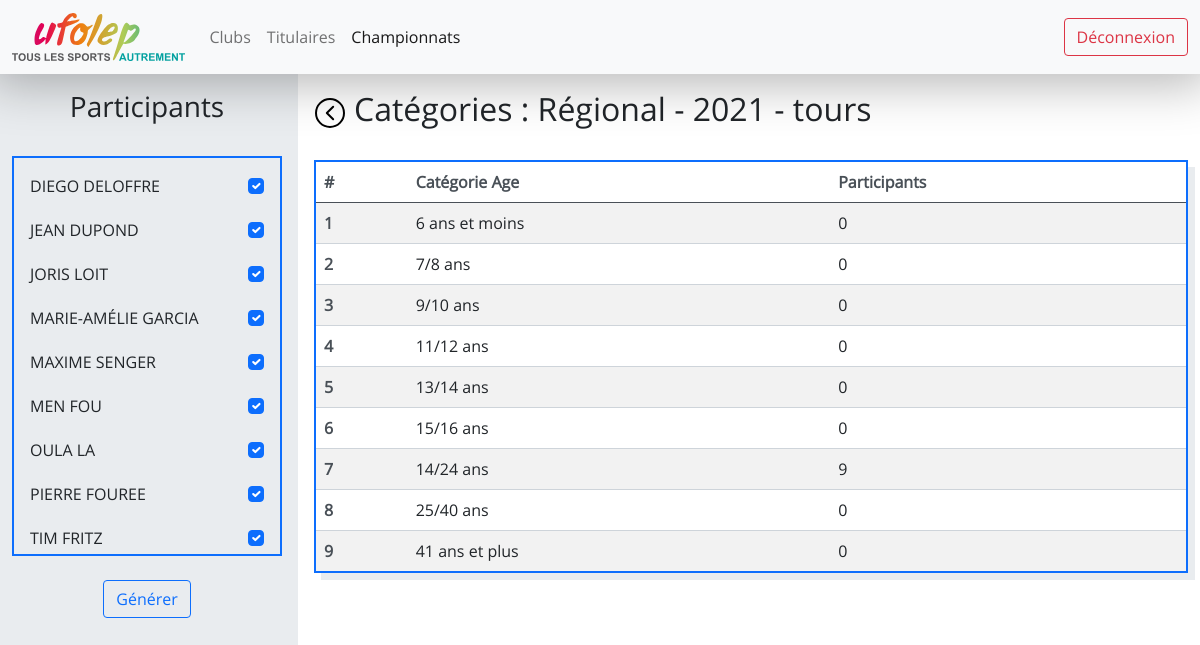
The app's page /championnat-5/etape-12/categories/ (signed in) with its own data.
### website/models.py (models this page shows)
class Championnat_type(db.Model) :
    __tablename__ = "championnat_type"
    id = db.Column(db.Integer, primary_key=True)
    type = db.Column(db.String(50), nullable=False)
    nb_etapes_max = db.Column(db.Integer, nullable=False)
    championnats =  db.relationship('Championnat', backref='championnat_type', lazy=True)

class Championnat(db.Model) :
    __tablename__ = "championnat"
    id = db.Column(db.Integer, primary_key=True)
    championnat_type_id = db.Column(db.Integer, db.ForeignKey('championnat_type.id'), nullable=False)
    annee = db.Column(db.Integer, nullable=False)
    etapes = db.relationship('Etape', backref='championnat', lazy=True)

class Club(db.Model) :
    __tablename__ = "club"
    id = db.Column(db.Integer, primary_key=True)
    ville = db.Column(db.String(100), unique=True, nullable=False)
    initiales = db.Column(db.String(5), unique=True, nullable=False)
    titulaires = db.relationship('Titulaire', backref='club', lazy=True)
    etapes = db.relationship('Etape', backref='club', lazy=True)

class Categorie_type(db.Model) :
    __tablename__ = "categorie_type"
    id = db.Column(db.Integer, primary_key=True)
    min_age = db.Column(db.Integer, nullable=False)
    max_age = db.Column(db.Integer, nullable=False)
    name = db.Column(db.String(100), nullable=False)
    races =  db.relationship('Race', backref='categorie_type', lazy=True)
    categories = db.relationship('Categorie', backref='categorie_type', lazy=True)

### website/views.py (the view)
@views.route("/championnat-<championnat_id>/etape-<etape_id>/categories/")
@login_required
def etape(etape_id, championnat_id) :
    etape = Etape.query.filter_by(id=etape_id).first()
    if etape is not None :
        participants = []
        titulaires_list = Titulaire.query.order_by(Titulaire.nom).all()
        titulaires = []
        for titulaire in titulaires_list :
            participate = False
            if Participant_etape.query.filter_by(etape_id=etape.id, titulaire_id=titulaire.id).first() is not None :
                participate = True
            if participate :
                participants.append(titulaire)
            titulaires.append({
                'id': titulaire.id,
                'name': titulaire.nom + " " + titulaire.prenom,
                'participate': participate,
            })
        categorie_types_list = Categorie_type.query.all()
        categorie_types = {}
        for categorie_type in categorie_types_list :
            categorie_types[categorie_type.name] = {
                'nb_participants': len(Participant_etape.query.filter_by(etape_id=etape.id, categorie_type_id=categorie_type.id).all()),
                'id': categorie_type.id
            }
        return render_template('etape.html', titulaires=titulaires, championnat_id=etape.championnat_id, categorie_types=categorie_types, etape=etape)
    return render_template('404.html'), 404

### app.py (called while the page is built)
@app.teardown_appcontext
def shutdown_session(exception=None):
    db.session.remove()

### website/__init__.py (called while the page is built)
def create_app() :
    app = Flask(__name__)
    app.config["SECRET_KEY"] = "ti=his is a test"
    app.config['SQLALCHEMY_DATABASE_URI'] = 'sqlite:///database.db'
    app.config['SQLALCHEMY_TRACK_MODIFICATIONS'] = True
    db.init_app(app)
    login_manager = LoginManager()
    login_manager.login_view = "auth.login"
    login_manager.init_app(app)
    from .models import User
    @login_manager.user_loader
    def load_user(user_id) :
        return User.query.get(int(user_id))
    from .views import views
    from .auth import auth
    app.register_blueprint(views, url_prefix="/")
    app.register_blueprint(auth, url_prefix="/")
    db.create_all(app=app)
    return app

### website/templates/etape.html (shortened to what this page needs)
{% extends "logged.html" %}
{% block logged_css %}
<link
    href="{{ url_for('static', filename='etape.css') }}"
    rel="stylesheet"
>
{% endblock %}
{% block left_col %}
<form class="" method="post">
    <div class="title horizontal-flex mb-4">
        <h3>Participants</h3>
    </div>
    <div class="mb-4 participants">
        {% for titulaire in titulaires %}
        <div class="mb-1 titulaire">
            <p>{{ titulaire["name"] }}</p>
            <input name="{{ titulaire['id'] }}" class="form-check-input" type="checkbox" {% if titulaire['participate'] %}checked{% endif %}>
        </div>
        {% endfor %}
    </div>
    <div class="horizontal-flex">
        <button onclick="clicked(event)" type="submit" class="btn btn-outline-primary">Générer</button>
    </div>
</form>
{% endblock %}
{% block right_col %}
<div class="title mb-4">
    <div class="center-flex me-2">
        <a href="{{ url_for('views.etapes', championnat_id=championnat_id) }}"><img class="back" src="{{ url_for('static', filename='back.svg') }}" alt="Retour"></a>
    </div>
    <h2>Catégories : {{ etape.championnat.championnat_type.type }} - {{ etape.championnat.annee }} - {{ etape.club.ville }}</h2>
</div>
<table class="table table-striped table-hover">
    <thead>
        <tr>
            <th scope="col">#</th>
            <th scope="col">Catégorie Age</th>
            <th scope="col">Participants</th>
        </tr>
    </thead>
    <tbody>
        {% for categorie_type in categorie_types %}
        <tr onclick="window.location='{{ url_for('views.races', championnat_id=championnat_id, categorie_type_id=categorie_types[categorie_type]['id'], etape_id=etape.id) }}';">
            <th scope="row">{{ loop.index }}</th>
            <td>{{ categorie_type }}</td>
            <td>{{ categorie_types[categorie_type]['nb_participants'] }}</td>
        </tr>
        {% endfor %}
    </tbody>
</table>
{% endblock %}

### website/static/main.css (style rules this page uses)
* { padding: 0; margin: 0; }
html, body { font-family: open-sans; overflow: hidden; }
.center-flex { display: flex; align-items: center; justify-content: center; }
.horizontal-flex { display: flex; justify-content: center; }
img.back { height: 2rem; }
.table { box-shadow: 7px 7px 0 0 var(--bs-gray-200); border: 2px solid var(--bs-blue) !important; }
.table th { color: var(--bs-gray-700); border-color: var(--bs-gray-400); }
.table td { border-color: var(--bs-gray-400); }

### website/static/etape.css (style rules this page uses)
tr { cursor: pointer; }
.title { display: flex; }
.participants { border: 2px solid var(--bs-blue) !important; box-shadow: 7px 7px 0 0 var(--bs-gray-200); padding: 1rem; height: 25rem; overflow-y: scroll; }
.titulaire { display: flex; justify-content: space-between; }

### records on screen
Championnat_type: championnat.championnat_type.type "Régional"
Championnat: championnat.annee "2021"
Club: club.ville "tours"
Categorie_type: name "6 ans et moins", name "0"
Categorie_type: name "7/8 ans", name "0"
Categorie_type: name "9/10 ans", name "0"
Categorie_type: name "11/12 ans", name "0"
Categorie_type: name "13/14 ans", name "0"
Categorie_type: name "15/16 ans", name "0"
Categorie_type: name "14/24 ans", name "9"
Categorie_type: name "25/40 ans", name "0"
Categorie_type: name "41 ans et plus", name "0"

### other values on screen
{{ titulaire["name"] }} "DIEGO DELOFFRE" "JEAN DUPOND" "JORIS LOIT" "MARIE-AMÉLIE GARCIA" "MAXIME SENGER" "MEN FOU" "OULA LA" "PIERRE FOUREE" "TIM FRITZ"
